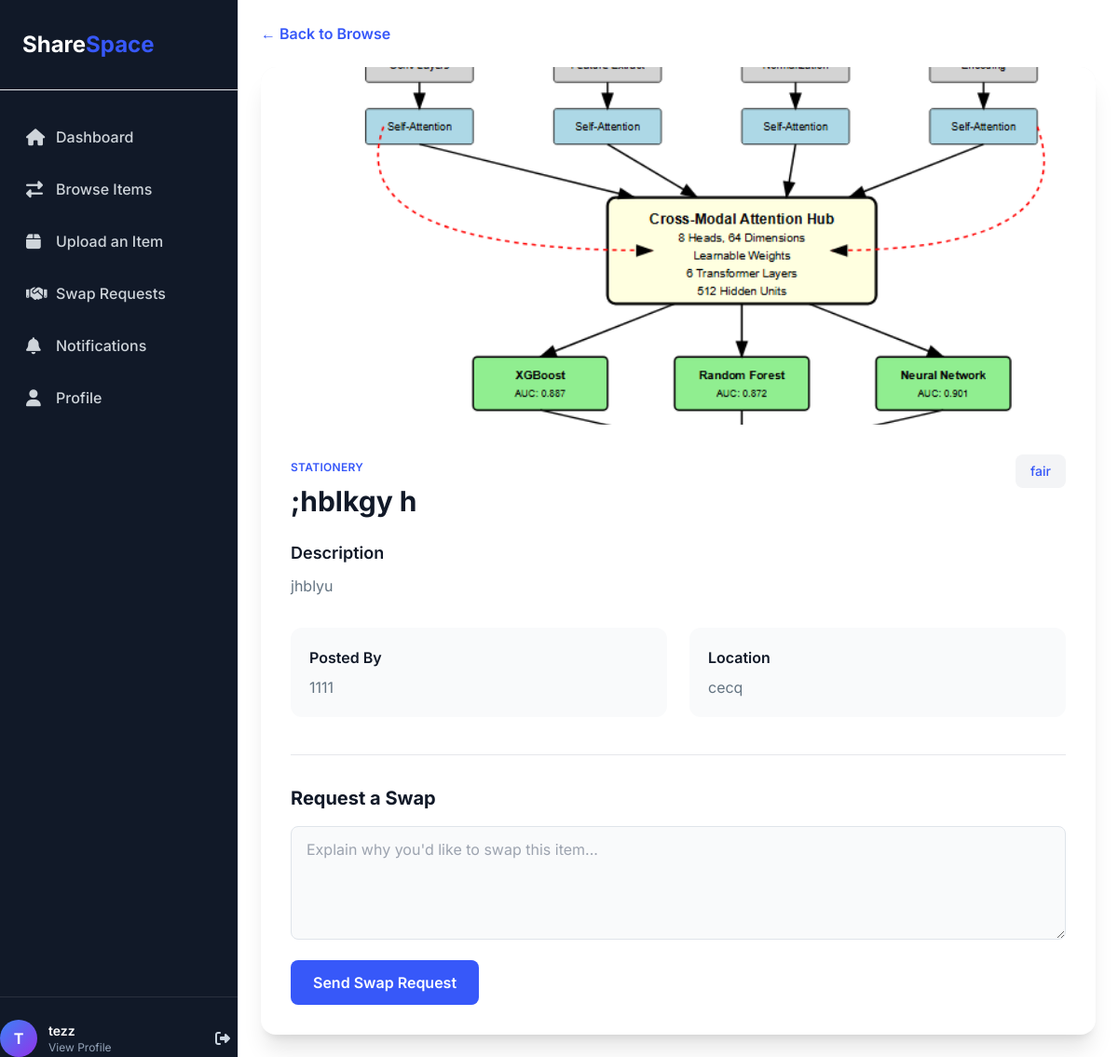
Page /item/27 (signed in) on the committed database.
### tables this page shows
CREATE TABLE items (
    id INTEGER PRIMARY KEY AUTOINCREMENT,
    owner_id INTEGER NOT NULL,
    name TEXT NOT NULL,
    category TEXT,
    description TEXT,
    image TEXT,
    hostel TEXT,
    created_at TEXT DEFAULT CURRENT_TIMESTAMP,
    is_active INTEGER DEFAULT 1, condition TEXT, looking_for TEXT, contact_method TEXT DEFAULT 'email', views INTEGER DEFAULT 0,

    FOREIGN KEY (owner_id) REFERENCES users(id)
);

CREATE TABLE users (
    id INTEGER PRIMARY KEY AUTOINCREMENT,
    username TEXT UNIQUE NOT NULL,
    password_hash TEXT NOT NULL,
    hostel TEXT,
    phone TEXT
, email TEXT);

### app.py (the view)
@app.route('/item/<int:item_id>')
def item_detail(item_id):
    if 'user_id' not in session:
        return redirect(url_for('signin'))
    user_id = session.get("user_id")
    db = get_db()
    item = db.execute("""
        SELECT
            i.id,
            i.name,
            i.description,
            i.category,
            i.condition,
            i.image,
            i.created_at,
            i.is_active,
            u.id as owner_id,
            u.username AS owner_name,
            u.phone AS owner_phone,
            u.hostel AS owner_hostel
        FROM items i
        JOIN users u ON i.owner_id = u.id
        WHERE i.id = ?
    """, (item_id,)).fetchone()
    if not item:
        return redirect(url_for('browse_items'))
    requested = False
    if user_id:
        existing = db.execute("""
            SELECT 1 FROM swap_requests
            WHERE item_id = ? AND requester_id = ? AND status = 'pending'
        """, (item_id, user_id)).fetchone()
        requested = bool(existing)
    return render_template(
        'items_detail.html',
        item=item,
        username=session.get("username"),
        requested=requested
    )

### app.py (called while the page is built)
def get_db():
    if "db" not in g:
        print("📁 Connecting to database:", os.path.abspath(DB_PATH))  # <-- debug print
        g.db = sqlite3.connect(DB_PATH)
        g.db.row_factory = sqlite3.Row
        g.db.execute("PRAGMA foreign_keys = ON")
    return g.db

### templates/items_detail.html (shortened to what this page needs)
{% extends "signedInBase.html" %}
{% block content %}
<div class="max-w-5xl mx-auto">
    <div class="mb-6">
        <a href="{{ url_for('browse_items') }}"
           class="text-primary font-semibold hover:underline">
            ← Back to Browse
        </a>
    </div>
    <div class="bg-white dark:bg-dark-2 rounded-2xl shadow-xl overflow-hidden">
        <div class="h-96 bg-gray-100 dark:bg-dark flex items-center justify-center">
            {% if item.image %}
                <img src="{{ url_for('static', filename='uploads/' + item.image) }}"
                     alt="{{ item.name }}"
                     class="w-full h-full object-cover">
            {% else %}
                <i class="fas fa-box text-7xl text-gray-400"></i>
            {% endif %}
        </div>
        <div class="p-8">
            <div class="flex justify-between items-start flex-wrap gap-4">
                <div>
                    <span class="text-xs text-primary font-semibold uppercase tracking-wide">
                        {{ item.category }}
                    </span>
                    <h1 class="text-3xl font-bold text-dark dark:text-white mt-2">
                        {{ item.name }}
                    </h1>
                </div>
                <span class="px-4 py-2 bg-gray-100 dark:bg-dark-3 rounded-lg text-sm font-medium">
                    {{ item.condition }}
                </span>
            </div>
            <div class="mt-6">
                <h3 class="text-lg font-semibold text-dark dark:text-white mb-2">
                    Description
                </h3>
                <p class="text-body-color dark:text-dark-6 leading-relaxed">
                    {{ item.description }}
                </p>
            </div>
            <div class="mt-8 grid grid-cols-1 md:grid-cols-2 gap-6">
                <div class="bg-gray-1 dark:bg-dark rounded-xl p-5">
                    <h4 class="font-semibold text-dark dark:text-white mb-2">
                        Posted By
                    </h4>
                    <p class="text-body-color dark:text-dark-6">
                        {{ item.owner_name }}
                    </p>
                </div>
                <div class="bg-gray-1 dark:bg-dark rounded-xl p-5">
                    <h4 class="font-semibold text-dark dark:text-white mb-2">
                        Location
                    </h4>
                    <p class="text-body-color dark:text-dark-6">
                        {{ item.owner_hostel or "Campus" }}
                    </p>
                </div>
            </div>
            {% if session.get('username') and item.owner_name != session.get('username') %}
            <div class="mt-10 border-t pt-8">
                <h3 class="text-xl font-bold text-dark dark:text-white mb-4">
                    Request a Swap
                </h3>
                <form action="{{ url_for('request_swap', item_id=item.id) }}"
                      method="POST"
                      class="space-y-4">
                    <textarea name="message"
                              rows="4"
                              placeholder="Explain why you'd like to swap this item..."
                              class="w-full px-4 py-3 border border-stroke dark:border-dark-3
                                     rounded-lg bg-gray-1 dark:bg-dark
                                     text-dark dark:text-white focus:ring-2
                                     focus:ring-primary focus:outline-none"></textarea>
                    <button type="submit"
                            class="px-6 py-3 bg-primary text-white font-semibold
                                   rounded-lg hover:bg-blue-dark transition">
                        Send Swap Request
                    </button>
                </form>
            </div>
            {% endif %}
        </div>
    </div>
</div>
{% endblock %}

### rows in the picture
items: image (picture), category "STATIONERY", name ";hblkgy h", condition "fair", description "jhblyu"
users: owner_name "1111", hostel "cecq"

### other values in the picture
{{ username[0]|upper }} "T"
{{ username }} "tezz"
